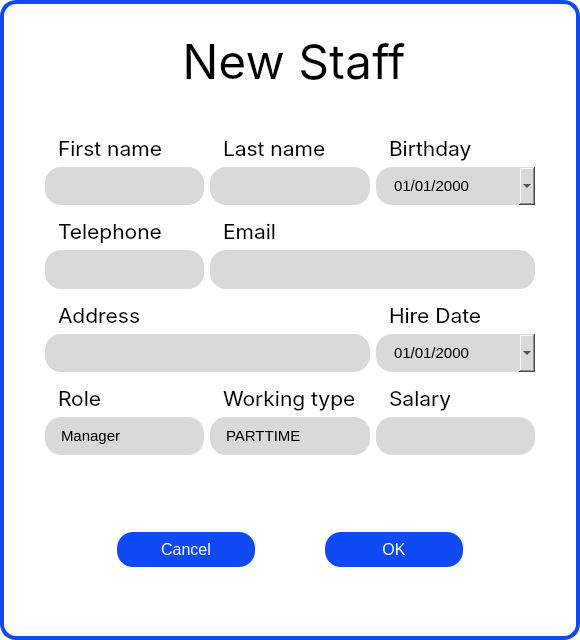
<?xml version="1.0" encoding="UTF-8"?>
<ui version="4.0">
 <class>Dialog</class>
 <widget class="QDialog" name="Dialog">
  <property name="geometry">
   <rect>
    <x>0</x>
    <y>0</y>
    <width>580</width>
    <height>640</height>
   </rect>
  </property>
  <property name="minimumSize">
   <size>
    <width>480</width>
    <height>420</height>
   </size>
  </property>
  <property name="font">
   <font>
    <family>Inter</family>
    <pointsize>36</pointsize>
   </font>
  </property>
  <property name="windowTitle">
   <string>Dialog</string>
  </property>
  <property name="styleSheet">
   <string notr="true">QDialog{
	background-color: #ffffff;
	border: 4px solid rgb(14, 73, 243);
	border-radius: 16px;
}
QWidget{
	background-color: #ffffff;
}

QLabel{
	padding-left: 8px;
}

QLineEdit, QDateEdit, QComboBox{
	background-color: rgb(217, 217, 217);
	border-radius: 16px;
	padding-left: 16px;
}

QLineEdit::focus{
	border: 2px solid rgb(14, 73, 243);
	background-color: #ffffff;
}

QPushButton{
	background-color: rgb(14, 73, 243);
    color: white;
	font-family: 'Inter Medium', sans-serif;
    font-size: 16px;
    font-weight: normal;
  	font-style: normal;
    border: 0px;
	padding: 8px auto;
    border-radius: 16px;
	width: 64px;
	margin: 0px 32px;
}

QComboBox::drop-down{
	border: 0px;
}
QComboBox::on{
	border: 2px solid rgb(14, 73, 243);
	border-bottom-left-radius: 0px;
	border-bottom-right-radius: 0px;
	background-color: #ffffff;
}

QComboBox::down-arrow{
	image: url(:/icon/icon/angle-arrow-down_icon.ico);
	width: 16px;
	margin-right: 16px;
}

QComboBox QListView{
	alternate-background-color: #fff;
	border: 2px solid rgb(14, 73, 243);
	border-bottom-left-radius: 16px;
	border-bottom-right-radius: 16px;
	padding: 0px 8px 16px 8px;
}


QDateEdit::drop-down {
	image: url(:/icon/icon/angle-arrow-down_icon.ico);
	width: 16px;
	margin-right: 16px;
}

QDateEdit QCalendarWidget QToolButton {
	color: black;
}

 QDateEdit QCalendarWidget QAbstractItemView {
     background-color: white;
     border: 0px;
     selection-background-color: rgb(188, 206, 253);
 }

</string>
  </property>
  <layout class="QVBoxLayout" name="verticalLayout" stretch="2,6,3">
   <property name="spacing">
    <number>0</number>
   </property>
   <property name="leftMargin">
    <number>36</number>
   </property>
   <property name="topMargin">
    <number>4</number>
   </property>
   <property name="rightMargin">
    <number>36</number>
   </property>
   <property name="bottomMargin">
    <number>4</number>
   </property>
   <item>
    <widget class="QLabel" name="header">
     <property name="sizePolicy">
      <sizepolicy hsizetype="Expanding" vsizetype="Ignored">
       <horstretch>0</horstretch>
       <verstretch>0</verstretch>
      </sizepolicy>
     </property>
     <property name="font">
      <font>
       <family>Inter</family>
       <pointsize>9</pointsize>
      </font>
     </property>
     <property name="text">
      <string>&lt;html&gt;&lt;head/&gt;&lt;body&gt;&lt;p align=&quot;center&quot;&gt;&lt;span style=&quot; font-size:36pt;&quot;&gt;New Staff&lt;/span&gt;&lt;/p&gt;&lt;/body&gt;&lt;/html&gt;</string>
     </property>
     <property name="textFormat">
      <enum>Qt::AutoText</enum>
     </property>
     <property name="scaledContents">
      <bool>true</bool>
     </property>
     <property name="alignment">
      <set>Qt::AlignCenter</set>
     </property>
    </widget>
   </item>
   <item>
    <widget class="QWidget" name="input_form" native="true">
     <property name="font">
      <font>
       <pointsize>11</pointsize>
      </font>
     </property>
     <property name="styleSheet">
      <string notr="true"/>
     </property>
     <layout class="QGridLayout" name="gridLayout">
      <item row="0" column="0">
       <widget class="QWidget" name="widget_2" native="true">
        <layout class="QVBoxLayout" name="verticalLayout_2" stretch="1,1">
         <property name="spacing">
          <number>0</number>
         </property>
         <property name="leftMargin">
          <number>0</number>
         </property>
         <property name="topMargin">
          <number>0</number>
         </property>
         <property name="rightMargin">
          <number>0</number>
         </property>
         <property name="bottomMargin">
          <number>0</number>
         </property>
         <item>
          <widget class="QLabel" name="label_2">
           <property name="sizePolicy">
            <sizepolicy hsizetype="Ignored" vsizetype="Ignored">
             <horstretch>0</horstretch>
             <verstretch>0</verstretch>
            </sizepolicy>
           </property>
           <property name="font">
            <font>
             <family>Inter</family>
             <pointsize>16</pointsize>
            </font>
           </property>
           <property name="text">
            <string>First name</string>
           </property>
           <property name="alignment">
            <set>Qt::AlignBottom|Qt::AlignLeading|Qt::AlignLeft</set>
           </property>
          </widget>
         </item>
         <item>
          <widget class="QLineEdit" name="txt_first_name">
           <property name="sizePolicy">
            <sizepolicy hsizetype="Expanding" vsizetype="Expanding">
             <horstretch>0</horstretch>
             <verstretch>0</verstretch>
            </sizepolicy>
           </property>
           <property name="font">
            <font>
             <pointsize>11</pointsize>
            </font>
           </property>
          </widget>
         </item>
        </layout>
       </widget>
      </item>
      <item row="0" column="1">
       <widget class="QWidget" name="widget_3" native="true">
        <layout class="QVBoxLayout" name="verticalLayout_3" stretch="1,1">
         <property name="spacing">
          <number>0</number>
         </property>
         <property name="leftMargin">
          <number>0</number>
         </property>
         <property name="topMargin">
          <number>0</number>
         </property>
         <property name="rightMargin">
          <number>0</number>
         </property>
         <property name="bottomMargin">
          <number>0</number>
         </property>
         <item>
          <widget class="QLabel" name="label_3">
           <property name="sizePolicy">
            <sizepolicy hsizetype="Ignored" vsizetype="Ignored">
             <horstretch>0</horstretch>
             <verstretch>0</verstretch>
            </sizepolicy>
           </property>
           <property name="font">
            <font>
             <family>Inter</family>
             <pointsize>16</pointsize>
            </font>
           </property>
           <property name="text">
            <string>Last name</string>
           </property>
           <property name="alignment">
            <set>Qt::AlignBottom|Qt::AlignLeading|Qt::AlignLeft</set>
           </property>
          </widget>
         </item>
         <item>
          <widget class="QLineEdit" name="txt_last_name">
           <property name="sizePolicy">
            <sizepolicy hsizetype="Expanding" vsizetype="Expanding">
             <horstretch>0</horstretch>
             <verstretch>0</verstretch>
            </sizepolicy>
           </property>
           <property name="font">
            <font>
             <pointsize>11</pointsize>
            </font>
           </property>
          </widget>
         </item>
        </layout>
       </widget>
      </item>
      <item row="0" column="2">
       <widget class="QWidget" name="widget_6" native="true">
        <layout class="QVBoxLayout" name="verticalLayout_6" stretch="1,1">
         <property name="spacing">
          <number>0</number>
         </property>
         <property name="leftMargin">
          <number>0</number>
         </property>
         <property name="topMargin">
          <number>0</number>
         </property>
         <property name="rightMargin">
          <number>0</number>
         </property>
         <property name="bottomMargin">
          <number>0</number>
         </property>
         <item>
          <widget class="QLabel" name="label_6">
           <property name="sizePolicy">
            <sizepolicy hsizetype="Ignored" vsizetype="Ignored">
             <horstretch>0</horstretch>
             <verstretch>0</verstretch>
            </sizepolicy>
           </property>
           <property name="font">
            <font>
             <family>Inter</family>
             <pointsize>16</pointsize>
            </font>
           </property>
           <property name="text">
            <string>Birthday</string>
           </property>
           <property name="alignment">
            <set>Qt::AlignBottom|Qt::AlignLeading|Qt::AlignLeft</set>
           </property>
          </widget>
         </item>
         <item>
          <widget class="QDateEdit" name="txt_dob">
           <property name="sizePolicy">
            <sizepolicy hsizetype="Expanding" vsizetype="Expanding">
             <horstretch>0</horstretch>
             <verstretch>0</verstretch>
            </sizepolicy>
           </property>
           <property name="font">
            <font>
             <pointsize>11</pointsize>
            </font>
           </property>
           <property name="maximumDate">
            <date>
             <year>9999</year>
             <month>12</month>
             <day>31</day>
            </date>
           </property>
           <property name="displayFormat">
            <string>dd/MM/yyyy</string>
           </property>
           <property name="calendarPopup">
            <bool>true</bool>
           </property>
           <property name="currentSectionIndex">
            <number>1</number>
           </property>
          </widget>
         </item>
        </layout>
       </widget>
      </item>
      <item row="1" column="0">
       <widget class="QWidget" name="widget_4" native="true">
        <layout class="QVBoxLayout" name="verticalLayout_4" stretch="1,1">
         <property name="spacing">
          <number>0</number>
         </property>
         <property name="leftMargin">
          <number>0</number>
         </property>
         <property name="topMargin">
          <number>0</number>
         </property>
         <property name="rightMargin">
          <number>0</number>
         </property>
         <property name="bottomMargin">
          <number>0</number>
         </property>
         <item>
          <widget class="QLabel" name="label_4">
           <property name="sizePolicy">
            <sizepolicy hsizetype="Ignored" vsizetype="Ignored">
             <horstretch>0</horstretch>
             <verstretch>0</verstretch>
            </sizepolicy>
           </property>
           <property name="font">
            <font>
             <family>Inter</family>
             <pointsize>16</pointsize>
            </font>
           </property>
           <property name="text">
            <string>Telephone</string>
           </property>
           <property name="alignment">
            <set>Qt::AlignBottom|Qt::AlignLeading|Qt::AlignLeft</set>
           </property>
          </widget>
         </item>
         <item>
          <widget class="QLineEdit" name="txt_tel">
           <property name="sizePolicy">
            <sizepolicy hsizetype="Expanding" vsizetype="Expanding">
             <horstretch>0</horstretch>
             <verstretch>0</verstretch>
            </sizepolicy>
           </property>
           <property name="font">
            <font>
             <pointsize>11</pointsize>
            </font>
           </property>
          </widget>
         </item>
        </layout>
       </widget>
      </item>
      <item row="1" column="1" colspan="2">
       <widget class="QWidget" name="widget_5" native="true">
        <layout class="QVBoxLayout" name="verticalLayout_5" stretch="1,1">
         <property name="spacing">
          <number>0</number>
         </property>
         <property name="leftMargin">
          <number>0</number>
         </property>
         <property name="topMargin">
          <number>0</number>
         </property>
         <property name="rightMargin">
          <number>0</number>
         </property>
         <property name="bottomMargin">
          <number>0</number>
         </property>
         <item>
          <widget class="QLabel" name="label_5">
           <property name="sizePolicy">
            <sizepolicy hsizetype="Ignored" vsizetype="Ignored">
             <horstretch>0</horstretch>
             <verstretch>0</verstretch>
            </sizepolicy>
           </property>
           <property name="font">
            <font>
             <family>Inter</family>
             <pointsize>16</pointsize>
            </font>
           </property>
           <property name="text">
            <string>Email</string>
           </property>
           <property name="alignment">
            <set>Qt::AlignBottom|Qt::AlignLeading|Qt::AlignLeft</set>
           </property>
          </widget>
         </item>
         <item>
          <widget class="QLineEdit" name="txt_email">
           <property name="sizePolicy">
            <sizepolicy hsizetype="Expanding" vsizetype="Expanding">
             <horstretch>0</horstretch>
             <verstretch>0</verstretch>
            </sizepolicy>
           </property>
           <property name="font">
            <font>
             <pointsize>11</pointsize>
            </font>
           </property>
          </widget>
         </item>
        </layout>
       </widget>
      </item>
      <item row="3" column="0">
       <widget class="QWidget" name="widget_8" native="true">
        <layout class="QVBoxLayout" name="verticalLayout_8" stretch="1,1">
         <property name="spacing">
          <number>0</number>
         </property>
         <property name="leftMargin">
          <number>0</number>
         </property>
         <property name="topMargin">
          <number>0</number>
         </property>
         <property name="rightMargin">
          <number>0</number>
         </property>
         <property name="bottomMargin">
          <number>0</number>
         </property>
         <item>
          <widget class="QLabel" name="label_8">
           <property name="sizePolicy">
            <sizepolicy hsizetype="Ignored" vsizetype="Ignored">
             <horstretch>0</horstretch>
             <verstretch>0</verstretch>
            </sizepolicy>
           </property>
           <property name="font">
            <font>
             <family>Inter</family>
             <pointsize>16</pointsize>
            </font>
           </property>
           <property name="text">
            <string>Role</string>
           </property>
           <property name="alignment">
            <set>Qt::AlignBottom|Qt::AlignLeading|Qt::AlignLeft</set>
           </property>
          </widget>
         </item>
         <item>
          <widget class="QComboBox" name="txt_role">
           <property name="sizePolicy">
            <sizepolicy hsizetype="Expanding" vsizetype="Expanding">
             <horstretch>0</horstretch>
             <verstretch>0</verstretch>
            </sizepolicy>
           </property>
           <property name="font">
            <font>
             <pointsize>11</pointsize>
            </font>
           </property>
           <property name="editable">
            <bool>false</bool>
           </property>
           <property name="currentText">
            <string>Manager</string>
           </property>
           <item>
            <property name="text">
             <string>Manager</string>
            </property>
           </item>
           <item>
            <property name="text">
             <string>Saler</string>
            </property>
           </item>
           <item>
            <property name="text">
             <string>Security</string>
            </property>
           </item>
          </widget>
         </item>
        </layout>
       </widget>
      </item>
      <item row="3" column="1">
       <widget class="QWidget" name="widget_9" native="true">
        <layout class="QVBoxLayout" name="verticalLayout_9" stretch="1,1">
         <property name="spacing">
          <number>0</number>
         </property>
         <property name="leftMargin">
          <number>0</number>
         </property>
         <property name="topMargin">
          <number>0</number>
         </property>
         <property name="rightMargin">
          <number>0</number>
         </property>
         <property name="bottomMargin">
          <number>0</number>
         </property>
         <item>
          <widget class="QLabel" name="label_9">
           <property name="sizePolicy">
            <sizepolicy hsizetype="Ignored" vsizetype="Ignored">
             <horstretch>0</horstretch>
             <verstretch>0</verstretch>
            </sizepolicy>
           </property>
           <property name="font">
            <font>
             <family>Inter</family>
             <pointsize>16</pointsize>
            </font>
           </property>
           <property name="text">
            <string>Working type</string>
           </property>
           <property name="alignment">
            <set>Qt::AlignBottom|Qt::AlignLeading|Qt::AlignLeft</set>
           </property>
          </widget>
         </item>
         <item>
          <widget class="QComboBox" name="txt_working_type">
           <property name="sizePolicy">
            <sizepolicy hsizetype="Expanding" vsizetype="Expanding">
             <horstretch>0</horstretch>
             <verstretch>0</verstretch>
            </sizepolicy>
           </property>
           <property name="font">
            <font>
             <pointsize>11</pointsize>
            </font>
           </property>
           <property name="editable">
            <bool>false</bool>
           </property>
           <property name="currentText">
            <string>PARTTIME</string>
           </property>
           <property name="frame">
            <bool>true</bool>
           </property>
           <item>
            <property name="text">
             <string>PARTTIME</string>
            </property>
           </item>
           <item>
            <property name="text">
             <string>FULLTIME</string>
            </property>
           </item>
          </widget>
         </item>
        </layout>
       </widget>
      </item>
      <item row="3" column="2">
       <widget class="QWidget" name="widget_10" native="true">
        <layout class="QVBoxLayout" name="verticalLayout_10" stretch="1,1">
         <property name="spacing">
          <number>0</number>
         </property>
         <property name="leftMargin">
          <number>0</number>
         </property>
         <property name="topMargin">
          <number>0</number>
         </property>
         <property name="rightMargin">
          <number>0</number>
         </property>
         <property name="bottomMargin">
          <number>0</number>
         </property>
         <item>
          <widget class="QLabel" name="label_10">
           <property name="sizePolicy">
            <sizepolicy hsizetype="Ignored" vsizetype="Ignored">
             <horstretch>0</horstretch>
             <verstretch>0</verstretch>
            </sizepolicy>
           </property>
           <property name="font">
            <font>
             <family>Inter</family>
             <pointsize>16</pointsize>
            </font>
           </property>
           <property name="text">
            <string>Salary</string>
           </property>
           <property name="alignment">
            <set>Qt::AlignBottom|Qt::AlignLeading|Qt::AlignLeft</set>
           </property>
          </widget>
         </item>
         <item>
          <widget class="QLineEdit" name="txt_salary">
           <property name="sizePolicy">
            <sizepolicy hsizetype="Expanding" vsizetype="Expanding">
             <horstretch>0</horstretch>
             <verstretch>0</verstretch>
            </sizepolicy>
           </property>
           <property name="font">
            <font>
             <pointsize>11</pointsize>
            </font>
           </property>
          </widget>
         </item>
        </layout>
       </widget>
      </item>
      <item row="2" column="0" colspan="2">
       <widget class="QWidget" name="widget_7" native="true">
        <layout class="QVBoxLayout" name="verticalLayout_7" stretch="1,1">
         <property name="spacing">
          <number>0</number>
         </property>
         <property name="leftMargin">
          <number>0</number>
         </property>
         <property name="topMargin">
          <number>0</number>
         </property>
         <property name="rightMargin">
          <number>0</number>
         </property>
         <property name="bottomMargin">
          <number>0</number>
         </property>
         <item>
          <widget class="QLabel" name="label_7">
           <property name="sizePolicy">
            <sizepolicy hsizetype="Ignored" vsizetype="Ignored">
             <horstretch>0</horstretch>
             <verstretch>0</verstretch>
            </sizepolicy>
           </property>
           <property name="font">
            <font>
             <family>Inter</family>
             <pointsize>16</pointsize>
            </font>
           </property>
           <property name="text">
            <string>Address</string>
           </property>
           <property name="alignment">
            <set>Qt::AlignBottom|Qt::AlignLeading|Qt::AlignLeft</set>
           </property>
          </widget>
         </item>
         <item>
          <widget class="QLineEdit" name="txt_address">
           <property name="sizePolicy">
            <sizepolicy hsizetype="Expanding" vsizetype="Expanding">
             <horstretch>0</horstretch>
             <verstretch>0</verstretch>
            </sizepolicy>
           </property>
           <property name="font">
            <font>
             <pointsize>11</pointsize>
            </font>
           </property>
          </widget>
         </item>
        </layout>
       </widget>
      </item>
      <item row="2" column="2">
       <widget class="QWidget" name="widget_11" native="true">
        <layout class="QVBoxLayout" name="verticalLayout_11" stretch="1,1">
         <property name="spacing">
          <number>0</number>
         </property>
         <property name="leftMargin">
          <number>0</number>
         </property>
         <property name="topMargin">
          <number>0</number>
         </property>
         <property name="rightMargin">
          <number>0</number>
         </property>
         <property name="bottomMargin">
          <number>0</number>
         </property>
         <item>
          <widget class="QLabel" name="label_11">
           <property name="sizePolicy">
            <sizepolicy hsizetype="Ignored" vsizetype="Ignored">
             <horstretch>0</horstretch>
             <verstretch>0</verstretch>
            </sizepolicy>
           </property>
           <property name="font">
            <font>
             <family>Inter</family>
             <pointsize>16</pointsize>
            </font>
           </property>
           <property name="text">
            <string>Hire Date</string>
           </property>
           <property name="alignment">
            <set>Qt::AlignBottom|Qt::AlignLeading|Qt::AlignLeft</set>
           </property>
          </widget>
         </item>
         <item>
          <widget class="QDateEdit" name="txt_hiredate">
           <property name="sizePolicy">
            <sizepolicy hsizetype="Expanding" vsizetype="Expanding">
             <horstretch>0</horstretch>
             <verstretch>0</verstretch>
            </sizepolicy>
           </property>
           <property name="font">
            <font>
             <pointsize>11</pointsize>
            </font>
           </property>
           <property name="maximumDate">
            <date>
             <year>9999</year>
             <month>12</month>
             <day>31</day>
            </date>
           </property>
           <property name="displayFormat">
            <string>dd/MM/yyyy</string>
           </property>
           <property name="calendarPopup">
            <bool>true</bool>
           </property>
           <property name="currentSectionIndex">
            <number>1</number>
           </property>
          </widget>
         </item>
        </layout>
       </widget>
      </item>
     </layout>
    </widget>
   </item>
   <item>
    <widget class="QDialogButtonBox" name="buttonBox">
     <property name="sizePolicy">
      <sizepolicy hsizetype="Expanding" vsizetype="Expanding">
       <horstretch>0</horstretch>
       <verstretch>0</verstretch>
      </sizepolicy>
     </property>
     <property name="font">
      <font>
       <family>Inter</family>
       <pointsize>48</pointsize>
      </font>
     </property>
     <property name="layoutDirection">
      <enum>Qt::RightToLeft</enum>
     </property>
     <property name="orientation">
      <enum>Qt::Horizontal</enum>
     </property>
     <property name="standardButtons">
      <set>QDialogButtonBox::Cancel|QDialogButtonBox::Ok</set>
     </property>
     <property name="centerButtons">
      <bool>true</bool>
     </property>
    </widget>
   </item>
  </layout>
 </widget>
 <resources>
  <include location="resrc.qrc"/>
 </resources>
 <connections>
  <connection>
   <sender>buttonBox</sender>
   <signal>accepted()</signal>
   <receiver>Dialog</receiver>
   <slot>accept()</slot>
   <hints>
    <hint type="sourcelabel">
     <x>248</x>
     <y>254</y>
    </hint>
    <hint type="destinationlabel">
     <x>157</x>
     <y>274</y>
    </hint>
   </hints>
  </connection>
  <connection>
   <sender>buttonBox</sender>
   <signal>rejected()</signal>
   <receiver>Dialog</receiver>
   <slot>reject()</slot>
   <hints>
    <hint type="sourcelabel">
     <x>316</x>
     <y>260</y>
    </hint>
    <hint type="destinationlabel">
     <x>286</x>
     <y>274</y>
    </hint>
   </hints>
  </connection>
 </connections>
</ui>
